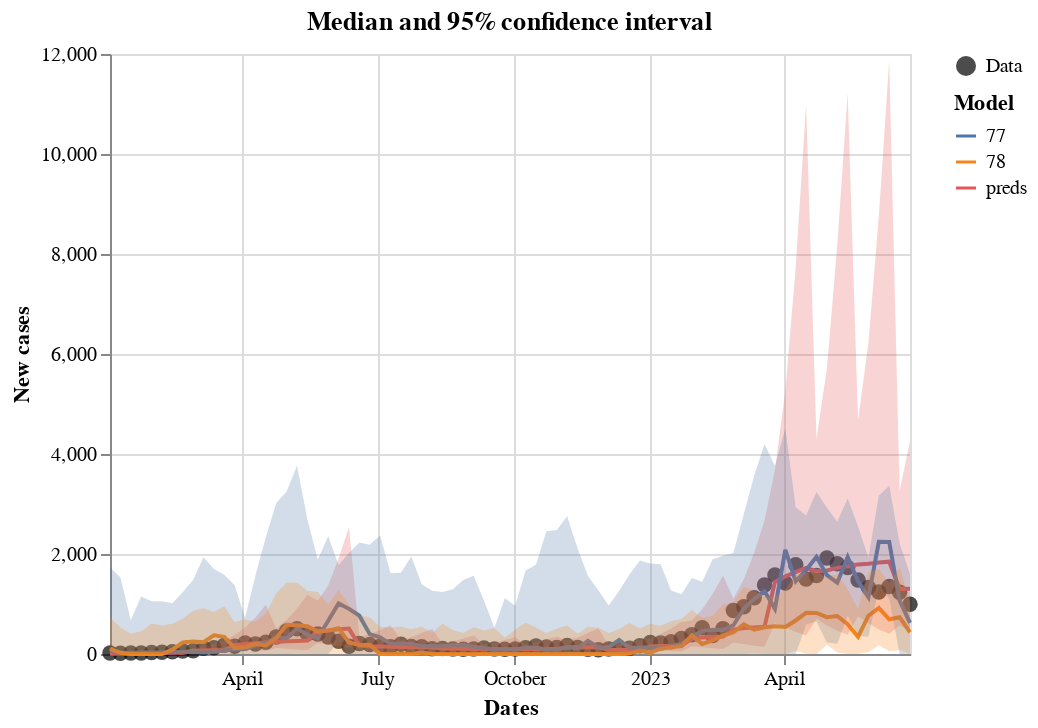

The code cell stored with this chart in its notebook:
### Markdown cell above
To generate a plot of the predictions, you can use the following:

### Code cell
score.plot_predictions()

### Figure 1 — Vega-Lite specification as saved in the notebook (floating-point values rounded to 4 significant figures; data arrays with more than 128 entries replaced by an {"elided": "..."} marker saying what was removed)
{"config": {"view": {"continuousWidth": 300, "continuousHeight": 300}}, "layer": [{"data": {"name": "data-1fff263b8dfc65f577a4f4b19354459e"}, "mark": {"type": "circle", "size": 60}, "encoding": {"color": {"field": "legend", "legend": {"title": null}, "scale": {"range": ["black"]}, "type": "nominal"}, "x": {"field": "dates", "type": "temporal"}, "y": {"field": "casos", "type": "quantitative"}}}, {"data": {"name": "data-8f7f8a61fd0a09f1cbd52367f30752f5"}, "mark": {"type": "line"}, "encoding": {"color": {"field": "model", "legend": {"title": "Model"}, "type": "nominal"}, "x": {"field": "dates", "title": "Dates", "type": "temporal"}, "y": {"field": "preds", "title": "New cases", "type": "quantitative"}}, "title": "Median and 95% confidence interval"}, {"data": {"name": "data-8f7f8a61fd0a09f1cbd52367f30752f5"}, "mark": {"type": "area", "opacity": 0.25}, "encoding": {"color": {"field": "model", "legend": null, "type": "nominal"}, "x": {"field": "dates", "type": "temporal"}, "y": {"field": "lower", "type": "quantitative"}, "y2": {"field": "upper"}}, "title": "Median and 95% confidence interval"}, {"data": {"name": "data-8f7f8a61fd0a09f1cbd52367f30752f5"}, "mark": {"type": "point"}, "encoding": {"color": {"field": "model", "legend": null, "type": "nominal"}, "opacity": {"condition": {"param": "param_3", "value": 1, "empty": false}, "value": 0}, "x": {"field": "dates", "title": "Dates", "type": "temporal"}, "y": {"field": "preds", "title": "New cases", "type": "quantitative"}}, "title": "Median and 95% confidence interval"}, {"data": {"name": "data-08f3ee2c3eb7f6641245464f2e33a4a8"}, "mark": {"type": "rule", "color": "gray"}, "encoding": {"opacity": {"condition": {"param": "param_3", "value": 0.3, "empty": false}, "value": 0}, "tooltip": [{"field": "dates", "title": "Date", "type": "temporal"}, {"field": "preds", "format": ".0f", "type": "quantitative"}, {"field": "77", "format": ".0f", "type": "quantitative"}, {"field": "78", "format": ".0f", "type": "quantitative"}, {"field": "cases", "format": ".0f", "type": "quantitative"}], "x": {"field": "dates", "type": "temporal"}}, "name": "view_3", "transform": [{"pivot": "model", "value": "preds", "groupby": ["dates"]}]}], "height": 300, "params": [{"name": "param_3", "select": {"type": "point", "fields": ["dates"], "nearest": true, "on": "pointerover"}, "views": ["view_3"]}], "resolve": {"scale": {"color": "independent"}}, "width": 400, "$schema": "https://vega.github.io/schema/vega-lite/v5.17.0.json", "datasets": {"data-1fff263b8dfc65f577a4f4b19354459e": [{"dates": "2022-01-02T00:00:00", "casos": 21.0, "legend": "Data"}, {"dates": "2022-01-09T00:00:00", "casos": 14.0, "legend": "Data"}, {"dates": "2022-01-16T00:00:00", "casos": 22.0, "legend": "Data"}, {"dates": "2022-01-23T00:00:00", "casos": 19.0, "legend": "Data"}, {"dates": "2022-01-30T00:00:00", "casos": 31.0, "legend": "Data"}, {"dates": "2022-02-06T00:00:00", "casos": 35.0, "legend": "Data"}, {"dates": "2022-02-13T00:00:00", "casos": 47.0, "legend": "Data"}, {"dates": "2022-02-20T00:00:00", "casos": 62.0, "legend": "Data"}, {"dates": "2022-02-27T00:00:00", "casos": 66.0, "legend": "Data"}, {"dates": "2022-03-06T00:00:00", "casos": 116.0, "legend": "Data"}, {"dates": "2022-03-13T00:00:00", "casos": 126.0, "legend": "Data"}, {"dates": "2022-03-20T00:00:00", "casos": 177.0, "legend": "Data"}, {"dates": "2022-03-27T00:00:00", "casos": 153.0, "legend": "Data"}, {"dates": "2022-04-03T00:00:00", "casos": 222.0, "legend": "Data"}, {"dates": "2022-04-10T00:00:00", "casos": 201.0, "legend": "Data"}, {"dates": "2022-04-17T00:00:00", "casos": 234.0, "legend": "Data"}, {"dates": "2022-04-24T00:00:00", "casos": 342.0, "legend": "Data"}, {"dates": "2022-05-01T00:00:00", "casos": 461.0, "legend": "Data"}, {"dates": "2022-05-08T00:00:00", "casos": 505.0, "legend": "Data"}, {"dates": "2022-05-15T00:00:00", "casos": 406.0, "legend": "Data"}, {"dates": "2022-05-22T00:00:00", "casos": 400.0, "legend": "Data"}, {"dates": "2022-05-29T00:00:00", "casos": 338.0, "legend": "Data"}, {"dates": "2022-06-05T00:00:00", "casos": 255.0, "legend": "Data"}, {"dates": "2022-06-12T00:00:00", "casos": 153.0, "legend": "Data"}, {"dates": "2022-06-19T00:00:00", "casos": 209.0, "legend": "Data"}, {"dates": "2022-06-26T00:00:00", "casos": 189.0, "legend": "Data"}, {"dates": "2022-07-03T00:00:00", "casos": 155.0, "legend": "Data"}, {"dates": "2022-07-10T00:00:00", "casos": 144.0, "legend": "Data"}, {"dates": "2022-07-17T00:00:00", "casos": 194.0, "legend": "Data"}, {"dates": "2022-07-24T00:00:00", "casos": 148.0, "legend": "Data"}, {"dates": "2022-07-31T00:00:00", "casos": 145.0, "legend": "Data"}, {"dates": "2022-08-07T00:00:00", "casos": 106.0, "legend": "Data"}, {"dates": "2022-08-14T00:00:00", "casos": 110.0, "legend": "Data"}, {"dates": "2022-08-21T00:00:00", "casos": 99.0, "legend": "Data"}, {"dates": "2022-08-28T00:00:00", "casos": 94.0, "legend": "Data"}, {"dates": "2022-09-04T00:00:00", "casos": 101.0, "legend": "Data"}, {"dates": "2022-09-11T00:00:00", "casos": 120.0, "legend": "Data"}, {"dates": "2022-09-18T00:00:00", "casos": 102.0, "legend": "Data"}, {"dates": "2022-09-25T00:00:00", "casos": 95.0, "legend": "Data"}, {"dates": "2022-10-02T00:00:00", "casos": 102.0, "legend": "Data"}, {"dates": "2022-10-09T00:00:00", "casos": 123.0, "legend": "Data"}, {"dates": "2022-10-16T00:00:00", "casos": 160.0, "legend": "Data"}, {"dates": "2022-10-23T00:00:00", "casos": 139.0, "legend": "Data"}, {"dates": "2022-10-30T00:00:00", "casos": 131.0, "legend": "Data"}, {"dates": "2022-11-06T00:00:00", "casos": 171.0, "legend": "Data"}, {"dates": "2022-11-13T00:00:00", "casos": 129.0, "legend": "Data"}, {"dates": "2022-11-20T00:00:00", "casos": 94.0, "legend": "Data"}, {"dates": "2022-11-27T00:00:00", "casos": 86.0, "legend": "Data"}, {"dates": "2022-12-04T00:00:00", "casos": 98.0, "legend": "Data"}, {"dates": "2022-12-11T00:00:00", "casos": 123.0, "legend": "Data"}, {"dates": "2022-12-18T00:00:00", "casos": 117.0, "legend": "Data"}, {"dates": "2022-12-25T00:00:00", "casos": 163.0, "legend": "Data"}, {"dates": "2023-01-01T00:00:00", "casos": 230.0, "legend": "Data"}, {"dates": "2023-01-08T00:00:00", "casos": 218.0, "legend": "Data"}, {"dates": "2023-01-15T00:00:00", "casos": 246.0, "legend": "Data"}, {"dates": "2023-01-22T00:00:00", "casos": 312.0, "legend": "Data"}, {"dates": "2023-01-29T00:00:00", "casos": 383.0, "legend": "Data"}, {"dates": "2023-02-05T00:00:00", "casos": 525.0, "legend": "Data"}, {"dates": "2023-02-12T00:00:00", "casos": 372.0, "legend": "Data"}, {"dates": "2023-02-19T00:00:00", "casos": 507.0, "legend": "Data"}, {"dates": "2023-02-26T00:00:00", "casos": 870.0, "legend": "Data"}, {"dates": "2023-03-05T00:00:00", "casos": 945.0, "legend": "Data"}, {"dates": "2023-03-12T00:00:00", "casos": 1125.0, "legend": "Data"}, {"dates": "2023-03-19T00:00:00", "casos": 1382.0, "legend": "Data"}, {"dates": "2023-03-26T00:00:00", "casos": 1580.0, "legend": "Data"}, {"dates": "2023-04-02T00:00:00", "casos": 1420.0, "legend": "Data"}, {"dates": "2023-04-09T00:00:00", "casos": 1783.0, "legend": "Data"}, {"dates": "2023-04-16T00:00:00", "casos": 1502.0, "legend": "Data"}, {"dates": "2023-04-23T00:00:00", "casos": 1572.0, "legend": "Data"}, {"dates": "2023-04-30T00:00:00", "casos": 1919.0, "legend": "Data"}, {"dates": "2023-05-07T00:00:00", "casos": 1807.0, "legend": "Data"}, {"dates": "2023-05-14T00:00:00", "casos": 1731.0, "legend": "Data"}, {"dates": "2023-05-21T00:00:00", "casos": 1479.0, "legend": "Data"}, {"dates": "2023-05-28T00:00:00", "casos": 1328.0, "legend": "Data"}, {"dates": "2023-06-04T00:00:00", "casos": 1238.0, "legend": "Data"}, {"dates": "2023-06-11T00:00:00", "casos": 1348.0, "legend": "Data"}, {"dates": "2023-06-18T00:00:00", "casos": 1236.0, "legend": "Data"}, {"dates": "2023-06-25T00:00:00", "casos": 996.0, "legend": "Data"}], "data-8f7f8a61fd0a09f1cbd52367f30752f5": {"elided": "234 records"}, "data-08f3ee2c3eb7f6641245464f2e33a4a8": {"elided": "312 records"}}}
